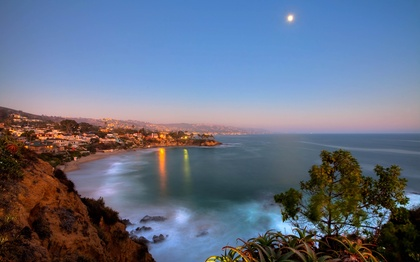
%> input picture LW_6/Pictures/A6_08_1.jpg, 420 x 262 px, shrunk from 2560 x 1600 before the run
$ octave Lab6_task1.m   (GNU Octave 9; MATLAB toolbox functions it lacks are replaced by stand-ins)
%> lines starting %> are read from the running program, lines starting %| are printed output that depends on the picture
### LW_6/Pictures/F_chess_2D.m
function CH = F_chess_2D(m,n)
%% Программа формирования шахматной матрицы (-1)^(x+y)
% для центрирования изображений в частотной области
CH = zeros(m,n);
for im = 1:m
for in = 1:n
CH(im,in) = (-1)^(in+im);
end
end
end

### LW_6/Pictures/Lab6_task1.m
clear all; close all;
% Чтение изображения
I=imread('A6_08_1.jpg');
%> I is the input picture: size 262x420x3 uint8; mean R, G, B 100.9, 111.1, 132.4
% Конвертация в чб и в double
I = im2double(rgb2gray(I));
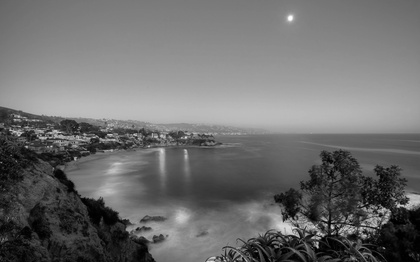
%> I: size 262x420 double; min 0, max 0.988, mean 0.433
figure(1);
imshow(I);
% получение размера изображения
sz=size(I);
%> sz = [262 420]
sy=sz(1);  % высота
%> sy = 262
sx=sz(2);  % ширина
%> sx = 420
CH = F_chess_2D(sy,sx);
%> after the loop in F_chess_2D, `for im = 1:m`:
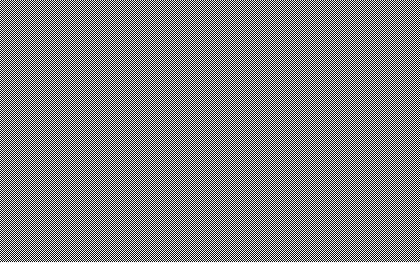
%> CH: size 262x420 double; values -1 (black) and 1 (white), 50% white in thin lines or dots
RF1=fft2(I.*CH);
figure(2);
imshow(log(1+abs(RF1)), [ ]);
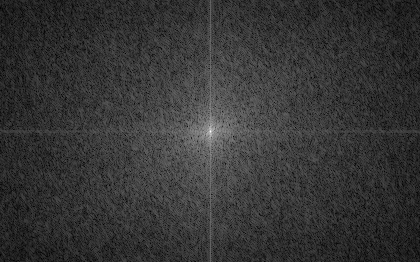
%> displayed picture: size 262x420, on the screen's scale of 0 to 255; min 0, max 255, mean 53.6
% генерируем переодический шум
SH= zeros(sy,sx);
a = 1;
u=25;
v=25;
fx=1;
fy=1;
for im = 1:sy
    for in = 1:sx
        SH(im,in)= a*sin(2*pi*(v*(in+fx)/sx+u*(im+fy)/sy));
    end
end
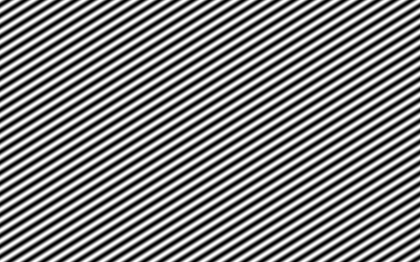
%> SH: size 262x420 double; min -1, max 1, mean -6.93e-18; drawn with min black and max white
% накладываем шум на изображние
ISH = I+2.5*SH;
figure(3)
imshow(ISH, [ ]);
% строим спектр зашумленного изображения
RF=fft2(ISH.*CH);
figure(4);
imshow(log(1+abs(RF)), [ ]);
% 2. Формирование кольцевого фильтра Баттерворта
nb = 3; % порядок фильтра
HB = zeros(sy,sx); % инициализация передат.ф-ии фильтра
d0 = 25; % радиус окружности
d02 = d0*d0;
w0 = 25; % ширина кольца
mi2 = round(sy/2);
%> mi2 = 131
ni2 = round(sx/2);
%> ni2 = 210
for im = 1:sy
    for in = 1:sx
        dt2 = (im-mi2)^2 + (in-ni2)^2;
        dt = sqrt(dt2);
        zn = (dt*w0/(dt2-d02))^(2*nb);
        HB(im,in) = 1/(1+zn);
    end
end
% 3. Фильтрация в частотной области
ISH2 = ISH.*CH; % центрирование спектра
FI1 = fft2(ISH2);
G1 = real(ifft2(FI1.*HB)); % отфильтрованное изображение
G1 = G1.*CH; % восстановление координат
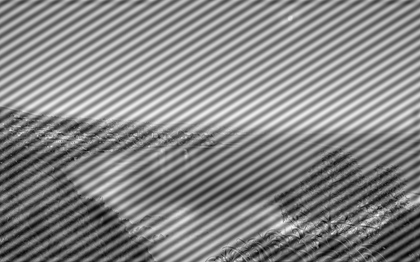
%> G1: size 262x420 double; min -0.378, max 1.16, mean 0.433; drawn with min black and max white
figure(5); imshow(G1,[]);
% 4. Формирование узкополосного режек. фильтра Баттерворта
nb = 3; % порядок фильтра
HB2 = zeros(sy,sx); % инициализация передат. ф-ии фильтра
d0 = 25; % радиус кольца
d02 = d0*d0;
mi2 = 1+round(sy/2);
%> mi2 = 132
ni2 = 1+round(sx/2);
%> ni2 = 211
for im = 1:sy
    for in = 1:sx
        dt1 = sqrt((im-mi2-u)^2 + (in-ni2-v)^2);
        dt2 = sqrt((im-mi2+u)^2 + (in-ni2+v)^2);
        zn = (d02/(dt1*dt2))^(2*nb);
        HB2(im,in) = 1/(1+zn);
    end
end
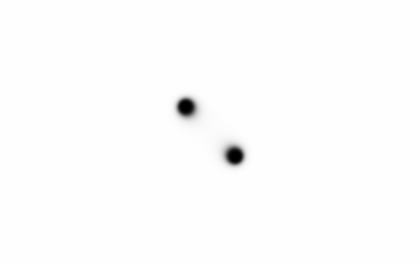
%> HB2: size 262x420 double; min 0, max 1, mean 0.994
% 5. Фильтрация в частотной области
ISH3 = ISH.*CH; % центрирование спектра
FI2 = fft2(ISH3);
G2 = real(ifft2(FI2.*HB2)); % отфильтрованное изображение
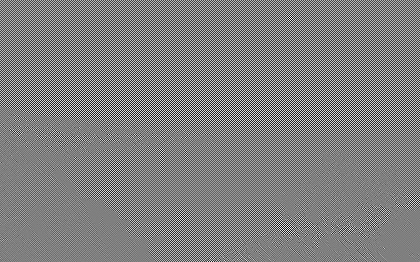
%> G2: size 262x420 double; min -0.954, max 0.952, mean -1.9e-05; drawn with min black and max white
G2 = G2.*CH; % восстановление координат
figure(6); imshow(G2,[]);

$ run again, with LW_6/Pictures/A6_08_2.jpg copied over LW_6/Pictures/A6_08_1.jpg
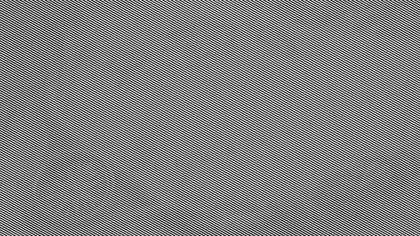
%> input picture LW_6/Pictures/A6_08_2.jpg, 420 x 236 px, shrunk from 1920 x 1080 before the run
%> I is the input picture: size 236x420 uint8; min 27, max 227, mean 127.8
%> I: size 236x420 double
%> after the loop in F_chess_2D, `for im = 1:m`:
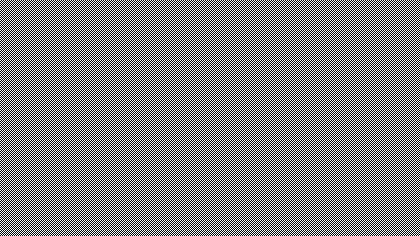
%> CH: size 236x420 double; values -1 (black) and 1 (white), 50% white in thin lines or dots
%> `G2 = real(ifft2(FI2.*HB2));`:
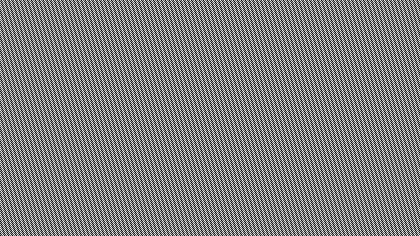
%> G2: size 236x420 double; min -0.867, max 0.882, mean -2.55e-05; drawn with min black and max white
